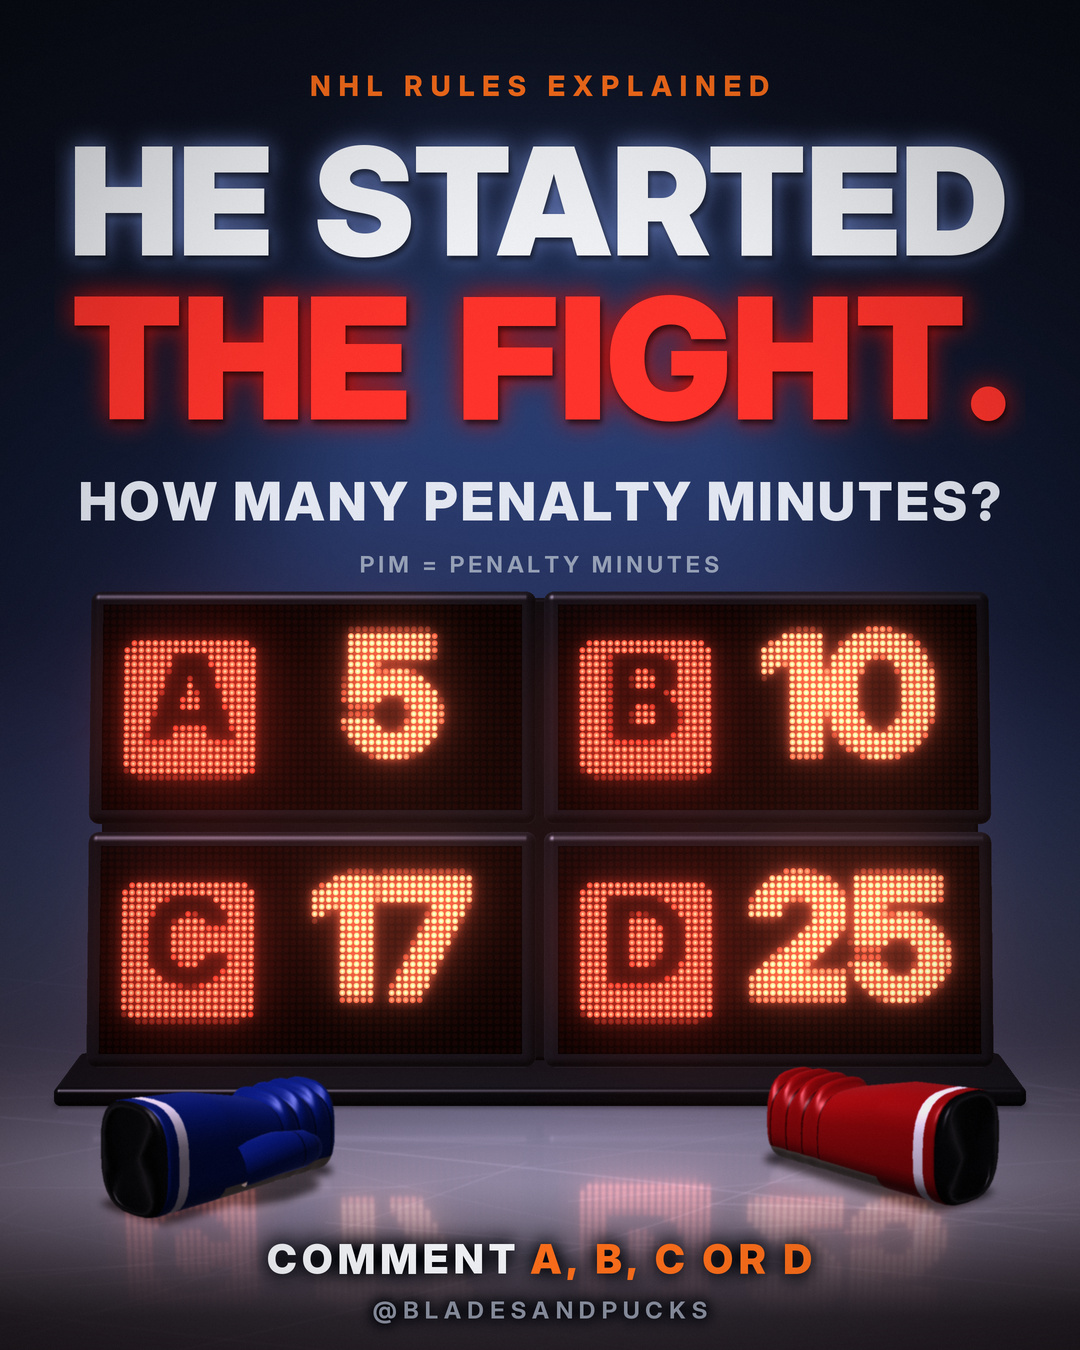

Write Python code to recreate this figure.
"""Instagram-Bild #2 (Quiz): HE STARTED THE FIGHT. - wie viele Strafminuten? 3D-Standbild im 4:5-Format (1080x1350).

Dunkle Arena mit Spotlicht: eine freistehende LED-Wand (2x2 Module, Punktmatrix) auf spiegelndem Eis, Antworten
A 5 / B 10 / C 17 / D 25 (PIM = penalty minutes). Alle vier Module sind gleich gross, gleich hell, gleiche Farbe.
Fakt fuer die Caption (NHL Official Rules 2023-24, Regel 46.11): Anstifter = instigating minor (2) + major fuer
Fighting (5) + 10-Minuten-Misconduct = 17 PIM.
Keine Personen, keine Logos. Eis: Raytracer (puck3d), Wand: Mesh-Rasterizer (mesh3d), LED-Flaechen per Homographie.
Gerendert in doppelter Aufloesung, danach auf 1080x1350 verkleinert.
Aufruf: python3 ig02_quiz.py                      -> ig02_quiz.jpg
        IGW=540 IGSPP=8 IGOUT=/pfad/x.jpg python3 ig02_quiz.py   (schnelle Vorschau)
"""
import math
import os

import cairocffi as cairo
import numpy as np
from PIL import Image, ImageDraw, ImageFilter
from scipy.ndimage import gaussian_filter

import mesh3d as M3
import puck3d as P3
import reel15_puck as R15
import reel18_dangle as R18

HERE = R15.HERE


def add_material(name, col, spec, shine):
    """Neues Material zur Laufzeit in mesh3d eintragen (Datei bleibt unveraendert; neue Eintraege hinten)."""
    M3.MAT[name] = (col, spec, shine)
    M3.MAT_IDS = {k: i for i, k in enumerate(M3.MAT)}
    M3.MAT_COL = np.array([M3.MAT[k][0] for k in M3.MAT], np.float32)
    M3.MAT_SPEC = np.array([M3.MAT[k][1] for k in M3.MAT], np.float32)
    M3.MAT_SHINE = np.array([M3.MAT[k][2] for k in M3.MAT], np.float32)


if os.environ.get("IGGLOVEMAT", "1") == "1":                    # satte, leicht glaenzende Handschuhfarben (nur im Speicher)
    M3.MAT["glove_blue"] = ((0.026, 0.078, 0.35), 0.50, 34.0)
    M3.MAT["glove_red"] = ((0.47, 0.026, 0.037), 0.50, 34.0)
add_material("led_housing", (0.085, 0.09, 0.105), 0.9, 38.0)
add_material("led_plinth", (0.06, 0.065, 0.078), 1.0, 50.0)

W = int(os.environ.get("IGW", "2160"))
H = W * 5 // 4
S = W / 1080                                      # Layout in 1080er-Einheiten
SPP = int(os.environ.get("IGSPP", "64"))
OUT = os.environ.get("IGOUT", os.path.join(HERE, "ig02_quiz.jpg"))
INK, ORANGE = R15.INK, (255, 112, 28)
WHITE = (244, 246, 250)
LEDC = (255, 58, 40)                              # LED-Rot (wie reel30)
LEDN = (255, 96, 62)                              # Ziffern etwas heisser als der Buchstaben-Block
HOT = (255, 205, 170)

# ================================================================= Layout (in 1080er-Pixeln)
FOV = 30.0
TANH = math.tan(math.radians(FOV) / 2)
K = 11.5                                          # Pixel pro Zoll in der Wandebene
D = (1350 / 2) / (TANH * K)                       # Kameraabstand zur Wandmitte
THETA = math.radians(9.0)                         # Sichtstrahl-Neigung = Rueckneigung der Wand
YC_PX = 828.0                                     # Bildhoehe der Wandmitte
PW, PH, MOD, MGAP = 420.0, 206.0, 14.0, 8.0       # LED-Flaeche, Modulrand, Fuge
MW, MH = PW + 2 * MOD, PH + 2 * MOD
FW, FH = 2 * MW + MGAP, 2 * MH + MGAP
INCH = 1.0 / K

# ================================================================= Kamera + Wand
ALPHA = math.atan(((YC_PX - 675.0) / 675.0) * TANH)      # Wandmitte liegt ALPHA unter der optischen Achse
X0 = -560.0                                        # Wand steht auf freiem Eis (keine Linien im Bild)
WALL_C = np.array([X0, 23.5, 0.0])
RIGHT = np.array([1.0, 0.0, 0.0])
NRM = np.array([0.0, math.sin(THETA), math.cos(THETA)])     # Wandnormale (zur Kamera)
UPW = np.array([0.0, math.cos(THETA), -math.sin(THETA)])    # Wand-"oben" (lehnt zurueck)
CAM_POS = WALL_C + D * NRM
_pitch = THETA - ALPHA
CAM_TGT = CAM_POS + np.array([0.0, -math.sin(_pitch), -math.cos(_pitch)])
APERTURE = float(os.environ.get("IGAP", "0.9"))


def camera():
    r, u, f = P3.look_at(CAM_POS, CAM_TGT, np.array([0.0, 1.0, 0.0]))
    return P3.cam_row(CAM_POS, r, u, f, FOV), f


def to_world(v):
    v = np.asarray(v, float)
    return WALL_C + v[..., 0:1] * RIGHT + v[..., 1:2] * UPW + v[..., 2:3] * NRM


def rot_world(n):
    n = np.asarray(n, float)
    return n[..., 0:1] * RIGHT + n[..., 1:2] * UPW + n[..., 2:3] * NRM


# ================================================================= Gerundete Quader
def rbox(lo, hi, r, mat, nseg=4):
    """Quader (lo..hi je Achse) mit rundem Rand r, aus unterteilten Flaechen projiziert (glatte Normalen)."""
    lo, hi = np.asarray(lo, float), np.asarray(hi, float)
    lines = []
    for ax in range(3):
        a = [lo[ax] + r * i / nseg for i in range(nseg + 1)] + [hi[ax] - r * (nseg - i) / nseg for i in range(nseg + 1)]
        lines.append(np.array(sorted(set(a))))
    inner_lo, inner_hi = lo + r, hi - r
    verts, norms, tris = [], [], []
    for ax in range(3):
        for side in (0, 1):
            o1, o2 = [a for a in range(3) if a != ax]
            g1, g2 = np.meshgrid(lines[o1], lines[o2], indexing="ij")
            n1, n2 = g1.shape
            p = np.zeros((n1, n2, 3))
            p[..., ax] = hi[ax] if side else lo[ax]
            p[..., o1], p[..., o2] = g1, g2
            q = np.clip(p, inner_lo, inner_hi)
            d = p - q
            ln = np.linalg.norm(d, axis=-1, keepdims=True)
            nn = d / np.maximum(ln, 1e-9)
            pp = q + r * nn
            base = len(verts)
            verts += list(pp.reshape(-1, 3))
            norms += list(nn.reshape(-1, 3))
            for i in range(n1 - 1):
                for j in range(n2 - 1):
                    a_, b_, c_, d_ = base + i * n2 + j, base + i * n2 + j + 1, base + (i + 1) * n2 + j, base + (i + 1) * n2 + j + 1
                    tris += [(a_, c_, b_), (b_, c_, d_)]
    return M3.Mesh(np.array(verts), np.array(norms), np.array(tris, np.int32), M3.MAT_IDS[mat])


def wall_meshes():
    """Vier gleiche Module + Sockel; Weltkoordinaten."""
    out = []
    depth = 8.0
    for ix in (-1, 1):
        for iy in (-1, 1):
            cx = ix * (MW + MGAP) / 2 * INCH
            cy = iy * (MH + MGAP) / 2 * INCH
            m = rbox([cx - MW / 2 * INCH, cy - MH / 2 * INCH, -depth], [cx + MW / 2 * INCH, cy + MH / 2 * INCH, 0.0], 0.9,
                     "led_housing")
            m.v, m.n = to_world(m.v), rot_world(m.n)
            out.append(m)
    back = rbox([-FW / 2 * INCH, -FH / 2 * INCH, -10.0], [FW / 2 * INCH, FH / 2 * INCH, -depth + 1.0], 0.4, "box_floor")
    back.v, back.n = to_world(back.v), rot_world(back.n)
    out.append(back)
    pl = rbox([X0 - (FW / 2 * INCH + 2.5), 0.0, -8.0], [X0 + FW / 2 * INCH + 2.5, 1.7, 4.8], 0.6, "led_plinth")
    out.append(pl)
    return out


def mirror(meshes):
    res = []
    for m in meshes:
        mm = M3.Mesh(m.v * np.array([1, -1, 1]), m.n * np.array([1, -1, 1]), m.t, m.m, m.uvw)
        res.append(mm)
    return res


# ================================================================= 3D-Handschuh (Form wie in reel30_fight.py)
def glove_local(scale=1.45):
    lerp = R15.lerp
    nu, nr = 64, 28
    us = np.linspace(0.0, 14.0, nu)
    verts = []
    for u in us:
        if u < 4.8:
            hh, hw = 3.0 + 0.25 * (4.8 - u) / 4.8, 2.95
        elif u < 9.0:
            t = (u - 4.8) / 4.2
            hh, hw = lerp(3.0, 2.45, t), lerp(2.95, 2.7, t)
        else:
            hh, hw = 2.25 + 0.45 * abs(math.sin(math.pi * (u - 9.0) / 1.25)), 2.65
        e = 14.0 - u
        k = math.sqrt(max(0.0, 1 - max(0.0, 1 - e / 1.2) ** 2)) if e < 1.2 else 1.0
        k0 = math.sqrt(max(0.0, 1 - max(0.0, 1 - u / 0.35) ** 2)) if u < 0.35 else 1.0
        k = max(min(k, 0.6 + 0.4 * k0), 0.08)
        for j in range(nr):
            th = 2 * math.pi * j / nr
            c, sn = math.cos(th), math.sin(th)
            w = hw * k * math.copysign(abs(c) ** 0.7, c)
            y = hh + hh * (0.55 + 0.45 * k) * math.copysign(abs(sn) ** 0.7, sn)
            verts.append((u, y, w))
    tris = list(map(tuple, M3.grid_tris(nu, nr)))
    tris += M3.cap(verts, (nu - 1) * nr, nr, (14.0, 2.4, 0.0))
    tris += [(t[1], t[0], t[2]) for t in M3.cap(verts, 0, nr, (0.0, 3.0, 0.0))]
    v = np.array(verts)
    t = np.array(tris, np.int32)
    hand = M3.Mesh(v, M3.vertex_normals(v, t), t, 0, v.copy())
    thumb = M3.tube_along([(5.6, 2.2, 2.6), (7.8, 2.6, 3.4), (9.8, 2.4, 3.3), (10.9, 2.1, 2.8)],
                          [1.25, 1.2, 1.05, 0.8], lambda s_: 0, nr=16)
    thumb.uvw = thumb.v.copy()
    m = M3.merge([hand, thumb])
    m.v = (m.v - np.array([7.0, 2.5, 0.0])) * scale
    return m


def glove_placed(x, z, head, mat, scale=1.0, roll=0.0):
    g = glove_local(1.45 * scale)
    c, sn = math.cos(head), math.sin(head)
    Ry = np.array([[c, 0, sn], [0, 1, 0], [-sn, 0, c]])
    cr, sr = math.cos(roll), math.sin(roll)
    Rx = np.array([[1, 0, 0], [0, cr, -sr], [0, sr, cr]])
    R = Ry @ Rx
    v, n = g.v @ R.T, g.n @ R.T
    v = v + np.array([x, -v[:, 1].min(), z])
    return M3.Mesh(v, n, g.t, M3.MAT_IDS[mat], g.uvw)


# ================================================================= Projektion / Homographie
def proj_px(row, pts):
    xy, z = P3.project(row, np.asarray(pts, float), W, H)
    return xy


def panel_corners_world(ix, iy, mirrored=False):
    """Weltkoordinaten der vier Ecken (TL, TR, BR, BL) der LED-Flaeche des Moduls (ix, iy), ix,iy in {0,1}."""
    cx = (-1 + 2 * ix) * (MW + MGAP) / 2
    cy = (1 - 2 * iy) * (MH + MGAP) / 2
    pts = np.array([[cx - PW / 2, cy + PH / 2, 0.05], [cx + PW / 2, cy + PH / 2, 0.05],
                    [cx + PW / 2, cy - PH / 2, 0.05], [cx - PW / 2, cy - PH / 2, 0.05]])
    pts[:, :2] *= INCH
    pw = to_world(pts)
    if mirrored:
        pw = pw * np.array([1, -1, 1])
    return pw


def homography(src, dst):
    """PIL: Koeffizienten, die Ausgabepixel (dst) auf Quellpixel (src) abbilden."""
    A, b = [], []
    for (x, y), (u, v) in zip(dst, src):
        A.append([x, y, 1, 0, 0, 0, -u * x, -u * y])
        A.append([0, 0, 0, x, y, 1, -v * x, -v * y])
        b += [u, v]
    return np.linalg.solve(np.array(A, float), np.array(b, float))


def warp(img, dst_quad):
    """img (PIL, beliebiger Modus) auf das Viereck dst_quad (TL,TR,BR,BL in Ausgabepixeln) -> Bild WxH."""
    w, h = img.size
    src = [(0, 0), (w, 0), (w, h), (0, h)]
    co = homography(src, dst_quad)
    return img.transform((W, H), Image.PERSPECTIVE, tuple(co), Image.BICUBIC)


# ================================================================= LED-Module (Punktmatrix)
PITCH = 7.0


def _glyph(txt, size, wght):
    return R15.line_img(txt, int(size * S), wght, (255, 255, 255), cache=False)


def _mask_canvas(w, h, items):
    """items: [(PIL RGBA-Text, cx, cy)] -> Maske float (h, w) (hi-res px)."""
    m = Image.new("L", (w, h), 0)
    for im, cx, cy in items:
        m.paste(im.getchannel("A"), (int(round(cx - im.width / 2)), int(round(cy - im.height / 2))), im.getchannel("A"))
    return np.asarray(m, np.float32) / 255


def dot_tile(p, rad):
    yy, xx = (np.mgrid[0:p, 0:p].astype(np.float32) + 0.5 - p / 2)
    r = np.sqrt(xx * xx + yy * yy)
    return np.clip((rad - r) / (0.12 * p) + 0.5, 0, 1), np.clip(1 - r / rad, 0, 1)


def led_panel(letter, number):
    """RGB-Textur der LED-Flaeche (hi-res) + Emission; alle Module nutzen exakt denselben Code."""
    pw, ph = int(round(PW * S)), int(round(PH * S))
    p = int(round(PITCH * S))
    gw, gh = pw // p, ph // p
    pw, ph = gw * p, gh * p
    # Maske in Zellaufloesung (hi-res px)
    badge = Image.new("L", (pw, ph), 0)
    d = ImageDraw.Draw(badge)
    bs = 132 * S
    bx0, by0 = 22 * S, (PH * S - bs) / 2
    d.rounded_rectangle((bx0, by0, bx0 + bs, by0 + bs), 16 * S, fill=255)
    lg = _glyph(letter, 124, 900)
    bm = np.asarray(badge, np.float32) / 255
    lm = _mask_canvas(pw, ph, [(lg, bx0 + bs / 2, by0 + bs / 2)])
    badge_lit = np.clip(bm - lm * 1.4, 0, 1)                               # Buchstabe = ausgeschaltete LEDs im Block
    num = R15.line_img(number, int(170 * S), 900, (255, 255, 255), track=-6 * S, cache=False)
    nm = _mask_canvas(pw, ph, [(num, 290 * S, PH * S / 2)])

    def cell_lit(m):
        c = m.reshape(gh, p, gw, p).mean(axis=(1, 3))
        return np.kron(np.clip((c - 0.12) / 0.55, 0, 1), np.ones((p, p), np.float32))

    soft, core = dot_tile(p, 0.40 * p)
    soft_t, core_t = np.tile(soft, (gh, gw)), np.tile(core, (gh, gw))
    base_b = np.array(LEDC, np.float32) / 255
    base_n = np.array(LEDN, np.float32) / 255
    hot = np.array(HOT, np.float32) / 255
    heat = (core_t[..., None] ** 2.2)
    on = (cell_lit(badge_lit) * soft_t)[..., None] * (base_b + (hot - base_b) * heat * 0.8)
    on = on + (cell_lit(nm) * soft_t)[..., None] * (base_n + (hot - base_n) * heat)
    off = 0.050 * soft_t[..., None] * base_b                                  # ausgeschaltete LEDs
    rgb = np.clip(off + on * 1.25, 0, 1.6)
    # Glow innerhalb der Flaeche (Badge schwaecher, damit der Buchstabe sauber dunkel bleibt)
    on_b = (cell_lit(badge_lit) * soft_t)[..., None] * (base_b + (hot - base_b) * heat * 0.8)
    on_n = on - on_b
    g1 = gaussian_filter(on_n, (3.0 * S, 3.0 * S, 0)) + 0.35 * gaussian_filter(on_b, (2.0 * S, 2.0 * S, 0))
    g2 = gaussian_filter(on_n, (10.0 * S, 10.0 * S, 0)) + 0.30 * gaussian_filter(on_b, (7.0 * S, 7.0 * S, 0))
    rgb = np.clip(rgb + 0.55 * g1 + 0.30 * g2, 0, 1)
    return Image.fromarray((rgb * 255).astype(np.uint8)), on


ANSWERS = [("A", "5"), ("B", "10"), ("C", "17"), ("D", "25")]       # Reihenfolge: links oben, rechts oben, ...


# ================================================================= Licht (dunkle Arena)
_NDC = None


def ice_hit(row):
    global _NDC
    if _NDC is None:
        xs = (np.arange(W) + 0.5) / W * 2 - 1
        ys = 1 - (np.arange(H) + 0.5) / H * 2
        _NDC = np.meshgrid(xs.astype(np.float32), ys.astype(np.float32))
    nx, ny = _NDC
    pos, r, u, f, tanh = row[0:3], row[3:6], row[6:9], row[9:12], row[12]
    asp = W / H
    d = f[None, None, :] + nx[..., None] * (tanh * asp) * r[None, None, :] + ny[..., None] * tanh * u[None, None, :]
    dy = d[..., 1]
    hit = dy < -1e-4
    tt = np.where(hit, -pos[1] / np.where(hit, dy, -1.0), 0.0)
    return pos[0] + tt * d[..., 0], pos[2] + tt * d[..., 2], hit


SPOTS = [  # (x, z, rx, rz, Staerke, Farbe)
    (X0, 20.0, 300.0, 170.0, 0.11, (0.92, 0.96, 1.0)),
    (X0, 50.0, 190.0, 80.0, 0.11, (1.0, 0.14, 0.10)),
    (X0, -170.0, 380.0, 200.0, 0.07, (0.45, 0.60, 1.0)),
]
GLOVE_SPOTS = os.environ.get("IGGLOVE", "1") == "1"
AMB = np.array([0.050, 0.060, 0.100], np.float32)


def light_map(row, mesh_a=None, mesh_pos=None):
    x, z, hit = ice_hit(row)
    if mesh_a is not None:
        k = np.clip(mesh_a, 0, 1)
        safe = np.where(k[..., None] > 0.01, mesh_pos / np.maximum(k, 1e-3)[..., None], 0.0)
        x = x * (1 - k) + safe[..., 0] * k
        z = z * (1 - k) + safe[..., 2] * k
        hit = np.maximum(hit.astype(np.float32), k)
    L = np.broadcast_to(AMB, (H, W, 3)).copy()
    spots = list(SPOTS)
    if GLOVE_SPOTS:
        spots += [(X0 + dx, z + 2.0, 52.0, 30.0, 0.24, (0.85, 0.92, 1.0)) for dx, z, *_ in GLOVES]
    for sx, sz, rx, rz, kk, col in spots:
        g = np.exp(-(((x - sx) / rx) ** 2 + ((z - sz) / rz) ** 2)).astype(np.float32) * hit
        L += g[..., None] * (kk * np.array(col, np.float32))
    return L


# ================================================================= Hilfen
def blur_big(a, sigma):
    """Gauss-Unschaerfe fuer grosse Radien ueber ein verkleinertes Bild (Ergebnis in voller Groesse)."""
    f = max(1, int(sigma // 6))
    sm = a[::f, ::f] if f > 1 else a
    sm = gaussian_filter(sm, (sigma / f, sigma / f) + (0,) * (a.ndim - 2))
    if a.ndim == 2:
        return np.asarray(Image.fromarray(sm.astype(np.float32), mode="F").resize((W, H), Image.BILINEAR), np.float32)
    out = np.empty(a.shape, np.float32)
    for c in range(a.shape[2]):
        out[..., c] = np.asarray(Image.fromarray(sm[..., c].astype(np.float32), mode="F").resize((W, H), Image.BILINEAR),
                                 np.float32)
    return out


def paste_c(L, im, cx, cy):
    L.alpha_composite(im, (int(round(cx - im.width / 2)), int(round(cy - im.height / 2))))


def line(txt, size, wght, col, track=0.0):
    return R15.line_img(txt, int(size * S), wght, col, track=track * S, cache=False)


def word(txt, size, col, glow):
    return R18.word_img(txt, int(size * S), col, glow, cache=False)


# ================================================================= Bild
M3.LIGHT = np.array([-0.42, 0.88, 0.46])
M3.LIGHT /= np.linalg.norm(M3.LIGHT)


def stage_glow():
    """Weicher blauer Lichtdunst hinter der Wand (Bildraum)."""
    yy, xx = np.mgrid[0:H, 0:W].astype(np.float32)
    g = np.exp(-(((xx - W * 0.5) / (W * 0.62)) ** 2 + ((yy - H * 0.50) / (H * 0.34)) ** 2))
    return g[..., None] * np.array([0.050, 0.085, 0.185], np.float32)


def beam():
    """Sehr weicher Lichtkegel von oben auf die Wand (Bildraum, additiv); oben und unten sanft ausgeblendet."""
    yy, xx = np.mgrid[0:H, 0:W].astype(np.float32)
    t = np.clip(yy / (H * 0.60), 0, 1)
    half = (200 + 330 * t) * S
    edge = 1 - np.clip((np.abs(xx - W / 2) - half * 0.40) / (half * 0.60), 0, 1)
    edge = edge * edge * (3 - 2 * edge)
    amp = np.exp(-((yy / H - 0.30) / 0.17) ** 2)
    b = edge * amp
    return b[..., None] * np.array([0.050, 0.075, 0.130], np.float32) * float(os.environ.get("IGBEAM", "1.6"))


def panel_sheen():
    """Weicher Glasreflex quer ueber die LED-Flaeche (fuer alle Module gleich)."""
    pw, ph = int(round(PW * S)), int(round(PH * S))
    yy, xx = np.mgrid[0:ph, 0:pw].astype(np.float32)
    d = (xx / pw * 0.62 + (1 - yy / ph) * 0.38)
    band = np.exp(-((d - 0.42) / 0.10) ** 2) * 0.5 + np.exp(-((d - 0.66) / 0.04) ** 2) * 0.25
    top = np.clip(1 - yy / (ph * 0.55), 0, 1) ** 2 * 0.5
    return np.clip((band * top * 0.9 + 0.0), 0, 1)


GLOVES = [(-24.0, 28.0, 0.85, "glove_blue", 0.92, 0.0),       # (dx, z, Richtung, Material, Skala, Rollen)
          (26.0, 25.0, 2.30, "glove_red", 0.92, 0.0)]
if os.environ.get("IGGLOVES"):                                  # Experimente: "dx,z,head,mat,scale,roll;..."
    GLOVES = [(float(a), float(b), float(c), d, float(e), float(f_)) for a, b, c, d, e, f_ in
              (t.split(",") for t in os.environ["IGGLOVES"].split(";"))]


def ice_scratches(row):
    """Feine Kufenspuren auf dem Eis (Weltkoordinaten -> Bild), nur als Helligkeitsmaske."""
    rng = np.random.default_rng(11)
    surf = cairo.ImageSurface(cairo.FORMAT_A8, W, H)
    ctx = cairo.Context(surf)
    ctx.set_line_cap(cairo.LINE_CAP_ROUND)
    for i in range(170):
        x0, z0 = X0 + rng.uniform(-170, 170), rng.uniform(-15, 150)
        ang = rng.normal(0.0, 0.5) + (math.pi if rng.random() < 0.5 else 0.0)
        ln, cv = rng.uniform(30, 260), rng.normal(0, 0.0035)
        ts = np.linspace(0, ln, 28)
        a = ang + cv * ts
        xs = x0 + np.cumsum(np.cos(a)) * (ln / 28)
        zs = z0 + np.cumsum(np.sin(a)) * (ln / 28)
        xy = proj_px(row, np.stack([xs, np.zeros_like(xs), zs], 1))
        ctx.set_source_rgba(0, 0, 0, float(rng.uniform(0.05, 0.22)) * (1.4 if i % 9 == 0 else 1.0))
        ctx.set_line_width(float(rng.uniform(0.7, 1.9)) * S)
        ctx.move_to(*xy[0])
        for q in xy[1:]:
            ctx.line_to(*q)
        ctx.stroke()
    surf.flush()
    st = surf.get_stride()
    a8 = np.frombuffer(surf.get_data(), np.uint8).reshape(H, st)[:, :W].astype(np.float32) / 255
    return gaussian_filter(a8, 0.7 * S)


def glove_layer(row):
    """Vordergrund-Handschuh(e): -> rgb(pm), alpha, Schattenmaske, gespiegelt rgb(pm)."""
    meshes = [glove_placed(X0 + dx, z, hd, mat, sc, rl) for dx, z, hd, mat, sc, rl in GLOVES]
    ss = 1 if W >= 1600 else 2
    g_rgb, g_a, g_sh, _, g_pos = M3.render(meshes, row, W, H, CAM_POS, ss=ss, shadow_light=(0.05, 1.0, 0.10), want_pos=True)
    r_rgb, r_a, _, _, r_pos = M3.render(mirror(meshes), row, W, H, CAM_POS, ss=ss, want_pos=True)
    return g_rgb * light_map(row, g_a, g_pos) * 1.45, g_a, g_sh, r_rgb * light_map(row, r_a, r_pos) * 1.45, r_a


def render_scene():
    row, f = camera()
    focus = float(np.linalg.norm(WALL_C - CAM_POS))
    cams = row[None, :].copy()
    lens = np.array([[APERTURE, focus]])
    pk = np.array([[0.0, -50.0, 0.0, 0.0, 0.0, 0.0, 0.0]])
    base = np.zeros((H, W, 3), np.float32)
    puck = np.zeros((H, W, 3), np.float32)
    cov = np.zeros((H, W), np.float32)
    P3.render(W, H, SPP, 5, cams, lens, pk, R15.logo_tex(), base, puck, cov)
    ice = P3.tonemap(base)

    meshes = wall_meshes()
    ss = 1 if W >= 1600 else 2
    m_rgb, m_a, shadow, _, m_pos = M3.render(meshes, row, W, H, CAM_POS, ss=ss, shadow_light=(0.03, 1.0, 0.05), want_pos=True)
    r_rgb, r_a, _, _, r_pos = M3.render(mirror(meshes), row, W, H, CAM_POS, ss=ss, want_pos=True)

    # LED-Flaechen: je Modul dieselbe Textur-Funktion, auf die Wandebene (und gespiegelt aufs Eis) projiziert
    led = np.zeros((H, W, 3), np.float32)
    led_a = np.zeros((H, W), np.float32)
    led_r = np.zeros((H, W, 3), np.float32)
    emis = np.zeros((H, W, 3), np.float32)
    sheen = panel_sheen()
    for i, (lt, nm) in enumerate(ANSWERS):
        ix, iy = i % 2, i // 2
        tex, on = led_panel(lt, nm)
        rgba = tex.convert("RGBA")
        quad = proj_px(row, panel_corners_world(ix, iy))
        a = np.asarray(warp(rgba, quad), np.float32) / 255
        sh_w = np.asarray(warp(Image.fromarray((sheen * 255).astype(np.uint8)), quad), np.float32) / 255
        led = led * (1 - a[..., 3:4]) + a[..., :3] * a[..., 3:4]
        led = led + sh_w[..., None] * a[..., 3:4] * np.array([0.050, 0.060, 0.085], np.float32) * float(os.environ.get("IGSHEEN", "1"))
        led_a = np.maximum(led_a, a[..., 3])
        em = warp(Image.fromarray((np.clip(on, 0, 1) * 255).astype(np.uint8)).convert("RGB"), quad)
        emis = np.maximum(emis, np.asarray(em, np.float32) / 255 * a[..., 3:4])
        ar = np.asarray(warp(rgba, proj_px(row, panel_corners_world(ix, iy, mirrored=True))), np.float32) / 255
        led_r = led_r * (1 - ar[..., 3:4]) + ar[..., :3] * ar[..., 3:4]

    Lm_w = light_map(row, m_a, m_pos)
    Lm_r = light_map(row, r_a, r_pos)
    Lm_i = light_map(row)
    img = ice * Lm_i + ice_scratches(row)[..., None] * Lm_i * 0.5 * float(os.environ.get('IGSCR', '1')) + stage_glow() + beam()
    img = img * (1 - 0.6 * np.clip(shadow, 0, 1)[..., None])

    glove = GLOVE_SPOTS
    if glove:
        g_rgb, g_a, g_sh, gr_rgb, gr_a = glove_layer(row)
        img = img * (1 - 0.65 * np.clip(g_sh, 0, 1)[..., None])

    # Spiegelung im Eis: Wand + LED, nach unten ausgeblendet, leicht weichgezeichnet
    ys = np.arange(H, dtype=np.float32)[:, None]
    y_contact = proj_px(row, np.array([[X0, 0.0, 4.8]]))[0, 1]
    fade = (1 - np.clip((ys - y_contact) / (0.17 * H), 0, 1)) ** 1.5
    r_housing = r_rgb * Lm_r * 1.7
    sharp = led_r * 0.80 + r_housing * 0.35
    refl = gaussian_filter(sharp, (2.0 * S, 1.0 * S, 0)) * 0.7 + blur_big(led_r, 16 * S) * 0.65
    img = img + refl * fade[..., None] * (1 - m_a[..., None])

    # Wand (Gehaeuse) und LED-Flaechen (selbstleuchtend)
    img = img * (1 - m_a[..., None]) + m_rgb * Lm_w * 1.7
    img = img * (1 - led_a[..., None]) + led
    bl = blur_big(emis, 7 * S) * 0.55 + blur_big(emis, 26 * S) * 0.75 + blur_big(emis, 90 * S) * 0.95
    img = img + bl * np.array([1.0, 0.85, 0.85], np.float32)

    if glove:
        img = img + gaussian_filter(gr_rgb, (3 * S, 1.5 * S, 0)) * 0.25 * fade[..., None]
        coc = 0.55 * S
        g_rgb_b = gaussian_filter(g_rgb, (coc, coc, 0))
        g_a_b = gaussian_filter(g_a, coc)
        img = img * (1 - g_a_b[..., None]) + g_rgb_b
    return np.clip(img, 0, 1), row


def shadowed(im, blur=10, k=0.8):
    """Textzeile mit weichem dunklem Hof (Lesbarkeit ueber Spiegelung/Eis)."""
    pad = int(blur * 3 * S)
    a = Image.new("L", (im.width + 2 * pad, im.height + 2 * pad), 0)
    a.paste(im.getchannel("A"), (pad, pad))
    a = a.filter(ImageFilter.MaxFilter(5)).filter(ImageFilter.GaussianBlur(blur * S)).point(lambda v: min(255, int(v * 2.0 * k)))
    out = Image.new("RGBA", a.size, (4, 6, 12, 0))
    out.putalpha(a)
    out.alpha_composite(im, (pad, pad))
    return out


def two_tone(parts, size, wght, track, gap):
    """Zeile aus mehreren Teilen (Text, Farbe) nebeneinander."""
    ims = [line(t, size, wght, c, track) for t, c in parts]
    g = int(gap * S)
    out = Image.new("RGBA", (sum(i.width for i in ims) + g * (len(ims) - 1), max(i.height for i in ims)), (0, 0, 0, 0))
    x = 0
    for im in ims:
        out.alpha_composite(im, (x, 0))
        x += im.width + g
    return out


def typography(img):
    yy = np.arange(H, dtype=np.float32)[:, None, None] / H
    img = img * (1 - 0.55 * np.clip((yy - 0.875) / 0.10, 0, 1) ** 1.2)
    pil = Image.fromarray((img * 255).astype(np.uint8)).convert("RGBA")
    L = Image.new("RGBA", (W, H), (0, 0, 0, 0))
    paste_c(L, line("NHL RULES EXPLAINED", 28, 800, ORANGE, 8), W / 2, 88 * S)
    paste_c(L, word("HE STARTED", 150, WHITE, (90, 110, 170)), W / 2, 214 * S)
    paste_c(L, word("THE FIGHT.", 169, (255, 52, 44), (170, 20, 20)), W / 2, 373 * S)
    paste_c(L, line("HOW MANY PENALTY MINUTES?", 53, 850, (226, 230, 240), 3), W / 2, 506 * S)
    paste_c(L, line("PIM = PENALTY MINUTES", 23, 700, (150, 160, 182), 4), W / 2, 566 * S)
    paste_c(L, shadowed(two_tone([("COMMENT", WHITE), ("A, B, C OR D", ORANGE)], 41, 850, 5, 16)), W / 2, 1262 * S)
    paste_c(L, shadowed(line("@BLADESANDPUCKS", 24, 700, (140, 146, 162), 6), 7), W / 2, 1312 * S)
    pil.alpha_composite(L)
    return np.asarray(pil.convert("RGB")).astype(np.float32) / 255


def finish(arr):
    yy, xx = np.mgrid[0:H, 0:W].astype(np.float32)
    v = np.clip(np.sqrt(((xx - W / 2) / W) ** 2 + ((yy - H * 0.55) / H) ** 2) * 2 - 0.55, 0, 1) ** 1.6
    arr = arr * (1 - 0.40 * v[..., None])
    arr += np.random.default_rng(2).normal(0, 0.007, arr.shape[:2])[..., None]
    return np.clip(arr, 0, 1)


def main():
    img, row = render_scene()
    arr = finish(typography(img))
    out = Image.fromarray((arr * 255).astype(np.uint8))
    if W > 1080:
        out = out.resize((1080, 1350), Image.LANCZOS)
    out.save(OUT, quality=95, subsampling=0)
    print("gespeichert:", OUT, out.size)


if __name__ == "__main__":
    main()
